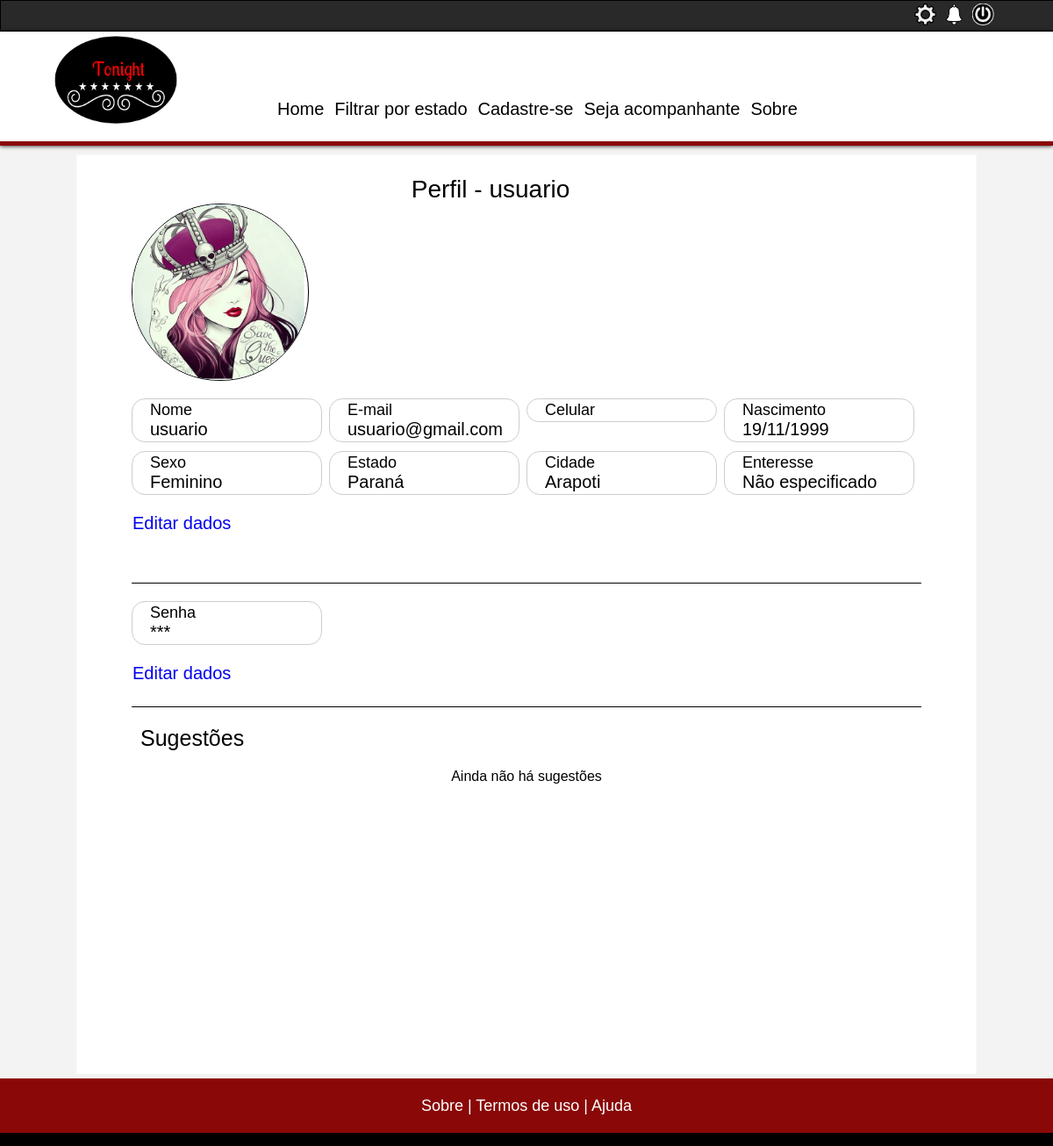
/perfil-cliente.php (signed in), run on the app's committed database.
### tables this page shows
CREATE TABLE `tbl_cliente` (
  `id_cliente` int(11) NOT NULL AUTO_INCREMENT,
  `nome` varchar(50) NOT NULL,
  `nasc` date NOT NULL,
  `email` varchar(45) NOT NULL,
  `celular` varchar(12) NOT NULL,
  `senha` varchar(10) NOT NULL,
  `sexo` int(11) NOT NULL,
  `id_cidade` int(11) NOT NULL,
  `data_cadastro` datetime NOT NULL,
  `enterese` int(1) NOT NULL,
  `foto_perfil` varchar(150) DEFAULT NULL,
  PRIMARY KEY (`id_cliente`),
  KEY `cidade_idx` (`id_cidade`),
  CONSTRAINT `cidade` FOREIGN KEY (`id_cidade`) REFERENCES `tbl_cidade` (`id_cidade`) ON DELETE NO ACTION ON UPDATE NO ACTION
);

CREATE TABLE `tbl_estado` (
  `id_estado` int(11) NOT NULL AUTO_INCREMENT,
  `codigo_uf` int(11) NOT NULL,
  `estado` varchar(50) NOT NULL,
  `uf` char(2) NOT NULL,
  PRIMARY KEY (`id_estado`)
);

CREATE TABLE `tbl_cidade` (
  `id_cidade` int(11) NOT NULL AUTO_INCREMENT,
  `codigo` int(11) NOT NULL,
  `cidade` varchar(255) NOT NULL,
  `uf` char(2) NOT NULL,
  PRIMARY KEY (`id_cidade`)
);

### model/cliente_class.php (called while the page is built, shortened)
<?php
class Cliente{
    public $conect;
    public function __construct(){
        require_once('db_class.php');
        $conexao = new Mysql_db();
        $this->conect = $conexao->conectar();
    }
            ?>
        <?php
    public function SelectClienteById($id){
        $sql = 'call VwDadosUsuario('.$id.')';
        if($select = mysqli_query($this->conect, $sql)){
            while($rs = mysqli_fetch_array($select)){
                $cliente = new Cliente();
                $data = explode('-', $rs['nasc']);
                $ano = $data[0];
                $mes = $data[1];
                $dia = $data[2];
                $tel = explode(')', $rs['celular']);
                $telddd = explode('(', $tel[0]);
                $ddd = $telddd[0];
                $numero = $tel[0];
                $cliente->id = $rs['id_cliente'];
                $cliente->nome = $rs['nome'];
                $cliente->email = $rs['email'];
                $cliente->senha = $rs['senha'];
                $cliente->sexo = $rs['sexo'];
                $cliente->foto = $rs['foto_perfil'];
                $cliente->ddd = $ddd;
                $cliente->celular = $numero;
                $cliente->uf = $rs['uf'];
                $cliente->estado = $rs['estado'];
                $cliente->cidade = $rs['cidade'];
                if(!empty($rs['enteresse'])){
                    $cliente->enteresse = $rs['enteresse'];
                }else{
                    $cliente->enteresse = '';
                }
                $cliente->dia = $dia;
                $cliente->mes = $mes;
                $cliente->ano = $ano;
            }
            return $cliente;
        } else {
            mysqli_close($this->conect);
            return false;
        }
    }
}

### model/db_class.php (called while the page is built, shortened)
<?php
  class Mysql_db{
    public $server;
    public $user;
    public $password;
    public $db;
    public function __construct(){
        $this->server = "localhost";
        $this->user = "root";
        $this->password = "bcd127";
        $this->db = "db_tonight";
    }
    public function conectar(){
        if ($conexao = mysqli_connect($this->server, $this->user, $this->password, $this->db) or die ('Erro de conexão')) {
          return $conexao;
        } else {
          echo("Erro de conexão");
          die();
        }
    }
  }
?>

### controller/cliente_controller.php (called while the page is built, shortened)
<?php
class ControllerCliente{
    public function BuscarDadosUsuario($id){
        require_once('model/cliente_class.php');
        $cliente_class = new Cliente();
        $rs = $cliente_class->SelectClienteById($id);
        return $rs;
    }
}
?>

### view/perfil_cliente_view.php (the view, shortened to what this page needs)
<?php
    include_once('controller/cliente_controller.php');
    $id = $_SESSION['id_cliente'];
    $controller = new ControllerCliente();
    $rs = $controller->BuscarDadosUsuario($id);
    if($rs != false){
        $foto = $rs->foto;
        $id = $rs->id;
        $nome = $rs->nome;
        $email = $rs->email;
        $senha = $rs->senha;
        $dia = $rs->dia;
        $mes = $rs->mes;
        $ano = $rs->ano;
        $sexo = $rs->sexo;
        $estado = $rs->estado;
        $cidade = $rs->cidade;
        $enteresse = $rs->enteresse;
    }
?>
    <section id="content">
        <h1 class="titulo_maior"> Perfil - <?php echo $nome ?> </h1>
        <?php
            if(empty($_GET['editar']) || $_GET['editar'] != 'dados'){
                if($sexo == 1){
                    $sexo = 'Feminino';
                }else{
                    $sexo = 'Masculino';
                }
                if($enteresse == ''){
                    $enteresse = 'Não especificado';
                }elseif($enteresse == 1){
                    $enteresse = 'Mulheres';
                }elseif($enteresse == 2){
                    $enteresse = 'Homens';
                }
        ?>
        <div id="foto_perfil">
            <img src="<?php echo $foto ?>" alt="foto de perfil usuário">
        </div>
        <div id="ver_dados">
            <ul class="lst_dados_ver">
                <li>
                    <p class="label_dados"> Nome </p>
                    <span><?php echo $nome ?></span>
                </li>
                <li>
                    <p class="label_dados"> E-mail</p>
                    <span><?php echo $email ?></span>
                </li>
                <li>
                    <p class="label_dados"> Celular </p>
                </li>
                <li>
                    <p class="label_dados"> Nascimento </p>
                    <span><?php echo $dia.'/'.$mes.'/'.$ano ?></span>
                </li>
                <li>
                    <p class="label_dados"> Sexo </p>
                    <span><?php echo $sexo ?></span>
                </li>
                <li>
                    <p class="label_dados"> Estado </p>
                    <span><?php echo $estado ?></span>
                </li>
                <li>
                    <p class="label_dados"> Cidade </p>
                    <span><?php echo $cidade ?></span>
                </li>
                <li>
                    <p class="label_dados"> Enteresse </p>
                    <span><?php echo $enteresse ?></span>
                </li>
            </ul>
            <div class="editar_dados"><a href="?perfil=cliente&editar=dados&codigo=<?php echo $id ?>#content"> Editar dados </a></div>
        </div>
        <?php
            }
            if(empty($_GET['editar']) || $_GET['editar'] != 'informacoes'){
        ?>
        <div id="informacoes">
            <ul class="lst_dados_ver">
                <li>
                    <p class="label_dados"> Senha </p>
                    <span>
                    <?php
                        $len = strlen($senha);
                        $cont = 0;
                        while($cont < $len){
                            echo '*';
                            $cont++;
                        }
                    ?>
                    </span>
                </li>
            </ul>
            <div class="editar_dados"><a href="?perfil=cliente&editar=informacoes#content"> Editar dados </a></div>
        </div>
        <?php
            }
        ?>
        <div id="sugestoes">
            <h1 class="titulo"> Sugestões </h1>
            <ul class="lst_sugestoes">
                <?php
                    $sugestoes = '';
                    if($sugestoes != ''){
                ?>
                <li>
                    <a href="perfil.php">
                        <span class="perfil_sugestao">
                             <p> Nome: </p>
                             <p> Estado: </p>
                             <p> Idade: </p>
                        </span>
                        <img src="imagens/free-wallpaper.jpg" class="img_peril">
                    </a>
                </li>
                <li>
                    <a href="perfil.php">
                        <span class="perfil_sugestao">
                             <p> Nome: </p>
                             <p> Estado: </p>
                             <p> Idade: </p>
                        </span>
                        <img src="imagens/back.png" class="img_peril">
                    </a>
                </li>
                <li>
                   <a href="perfil.php">
                        <span class="perfil_sugestao">
                             <p> Nome: </p>
                             <p> Estado: </p>
                             <p> Idade: </p>
                        </span>
                        <img src="imagens/logo.png" class="img_peril">
                    </a>
                </li>
                <?php
                    }else{
                        echo '<center>Ainda não há sugestões</center>';
                    }
                ?>
            </ul>
        </div>
    </section>

### css/estilo_padrao.css (style rules this page uses)
* { padding:0; margin:0; list-style: none ; font-family: arial; }
h1 { font-weight: normal; }
a { text-decoration: none; }
body { overflow-x: hidden; }
.titulo { font-size: 25px; }
.titulo_maior { font-size: 28px; text-align: center; }
footer { width:100%; min-width: 800px; height:auto; background-color: #8A0808; border-bottom: solid 15px #000; }
#content_footer { width: 900px; height:40px; margin: auto; font-size: 18px; text-align: center; padding-top: 20px; border: solid 1px transparent; }
#content_footer p a { color: white; text-decoration: none; }

### css/estilo_perfil_cliente.css (style rules this page uses)
#content { width: 900px; height: 1000px; margin: auto; padding: 10px; border: solid 1px transparent; }
#foto_perfil { width: 200px; height: 200px; overflow: hidden; border-radius: 100px; margin-bottom: 10px; border: solid 1px black; }
#foto_perfil img { height: 100% !important; }
.editar_dados { float: left; clear: both; width: 100%; height: 40px; font-size: 20px; margin-top: 10px; border: solid 1px transparent; }
#ver_dados { width:900px; height:200px; margin: auto; padding-top: 10px; padding-bottom: 10px; margin-bottom: 20px; border-bottom: solid 1px black; }
.lst_dados_ver { list-style: none; }
.lst_dados_ver li { float: left; width: 185px; margin-right: 8px; margin-bottom: 10px; border-radius: 15px; padding: 2px 10px 2px 20px; border: solid 1px #CDCDCD; }
.lst_dados_ver li span { font-size: 20px; }
.label_dados { font-size: 18px; }
#informacoes { height: 120px; width: 900px; margin-bottom: 20px; border-bottom: solid 1px black; }
#sugestoes { width: 880px; height: 280px; margin: auto; margin-bottom: 10px; border: solid 1px transparent; }
.titulo { margin-bottom: 20px; }

### data on the page
tbl_cliente: nome "usuario", foto_perfil (picture), email "usuario@gmail.com", nasc "19", nasc "11", nasc "1999", sexo "Feminino", tbl_estado.estado "Paraná", id_cidade.cidade "Arapoti"

### other printed values
$enteresse "Não especificado"
